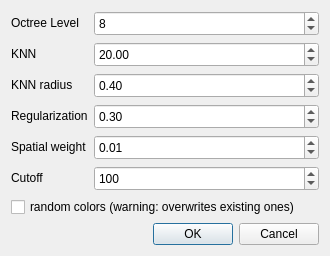
<?xml version="1.0" encoding="UTF-8"?>
<ui version="4.0">
 <class>CutPursuitDialog</class>
 <widget class="QDialog" name="CutPursuitDialog">
  <property name="geometry">
   <rect>
    <x>0</x>
    <y>0</y>
    <width>330</width>
    <height>200</height>
   </rect>
  </property>
  <property name="sizePolicy">
   <sizepolicy hsizetype="Maximum" vsizetype="Maximum">
    <horstretch>0</horstretch>
    <verstretch>0</verstretch>
   </sizepolicy>
  </property>
  <property name="windowTitle">
   <string>Cut Pursuit</string>
  </property>
  <layout class="QVBoxLayout" name="verticalLayout">
   <item>
    <layout class="QFormLayout" name="formLayout">
     <item row="0" column="0">
      <widget class="QLabel" name="label">
       <property name="toolTip">
        <string>Grid subdivision level: the greater, the finest</string>
       </property>
       <property name="text">
        <string>Octree Level</string>
       </property>
      </widget>
     </item>
     <item row="0" column="1">
      <widget class="ccOctreeSpinBox" name="octreeLevelSpinBox">
       <property name="minimumSize">
        <size>
         <width>0</width>
         <height>25</height>
        </size>
       </property>
       <property name="minimum">
        <number>1</number>
       </property>
       <property name="maximum">
        <number>10</number>
       </property>
       <property name="value">
        <number>8</number>
       </property>
      </widget>
     </item>
     <item row="1" column="0">
      <widget class="QLabel" name="label_2">
       <property name="toolTip">
        <string>Max number of nearest neighbors search</string>
       </property>
       <property name="text">
        <string>KNN</string>
       </property>
      </widget>
     </item>
     <item row="1" column="1">
      <widget class="QDoubleSpinBox" name="knnSpinBox">
       <property name="minimumSize">
        <size>
         <width>0</width>
         <height>25</height>
        </size>
       </property>
       <property name="minimum">
        <number>0</number>
       </property>
       <property name="maximum">
        <number>10000</number>
       </property>
       <property name="singleStep">
        <number>1</number>
       </property>
       <property name="value">
        <number>20</number>
       </property>
      </widget>
     </item>
     <item row="2" column="0">
      <widget class="QLabel" name="label_3">
       <property name="toolTip">
        <string>Max search distance</string>
       </property>
       <property name="text">
        <string>KNN radius</string>
       </property>
      </widget>
     </item>
     <item row="2" column="1">
      <widget class="QDoubleSpinBox" name="knnRadiusSpinBox">
       <property name="minimumSize">
        <size>
         <width>0</width>
         <height>25</height>
        </size>
       </property>
       <property name="minimum">
        <double>0</double>
       </property>
       <property name="maximum">
        <double>100</double>
       </property>
       <property name="singleStep">
        <double>0.1</double>
       </property>
       <property name="value">
        <double>0.4</double>
       </property>
      </widget>
     </item>
     <item row="3" column="0">
      <widget class="QLabel" name="label_4">
       <property name="toolTip">
        <string>Regularization</string>
       </property>
       <property name="text">
        <string>Regularization</string>
       </property>
      </widget>
     </item>
     <item row="3" column="1">
      <widget class="QDoubleSpinBox" name="regularizationSpinBox">
       <property name="minimumSize">
        <size>
         <width>0</width>
         <height>25</height>
        </size>
       </property>
       <property name="minimum">
        <double>0</double>
       </property>
       <property name="maximum">
        <double>1</double>
       </property>
       <property name="singleStep">
        <double>0.1</double>
       </property>
       <property name="value">
        <double>0.3</double>
       </property>
      </widget>
     </item>
     <item row="4" column="0">
      <widget class="QLabel" name="label_5">
       <property name="toolTip">
        <string>Spatial influence in loss</string>
       </property>
       <property name="text">
        <string>Spatial weight</string>
       </property>
      </widget>
     </item>
     <item row="4" column="1">
      <widget class="QDoubleSpinBox" name="spatialWeightSpinBox">
       <property name="minimumSize">
        <size>
         <width>0</width>
         <height>25</height>
        </size>
       </property>
       <property name="minimum">
        <double>1e-05</double>
       </property>
       <property name="maximum">
        <double>1</double>
       </property>
       <property name="singleStep">
        <double>0.001</double>
       </property>
       <property name="value">
        <double>0.01</double>
       </property>
      </widget>
     </item>
     <item row="5" column="0">
      <widget class="QLabel" name="label_6">
       <property name="toolTip">
        <string>Points cutoff</string>
       </property>
       <property name="text">
        <string>Cutoff</string>
       </property>
      </widget>
     </item>
     <item row="5" column="1">
      <widget class="QSpinBox" name="cutoffSpinBox">
       <property name="minimumSize">
        <size>
         <width>0</width>
         <height>25</height>
        </size>
       </property>
       <property name="minimum">
        <number>1</number>
       </property>
       <property name="maximum">
        <number>100000</number>
       </property>
       <property name="singleStep">
        <number>10</number>
       </property>
       <property name="value">
        <number>100</number>
       </property>
      </widget>
     </item>
    </layout>
   </item>
   <item>
    <widget class="QCheckBox" name="randomColorsCheckBox">
     <property name="text">
      <string>random colors (warning: overwrites existing ones)</string>
     </property>
    </widget>
   </item>
   <item>
    <spacer name="verticalSpacer">
     <property name="orientation">
      <enum>Qt::Vertical</enum>
     </property>
     <property name="sizeHint" stdset="0">
      <size>
       <width>20</width>
       <height>40</height>
      </size>
     </property>
    </spacer>
   </item>
   <item>
    <widget class="QDialogButtonBox" name="buttonBox">
     <property name="orientation">
      <enum>Qt::Horizontal</enum>
     </property>
     <property name="standardButtons">
      <set>QDialogButtonBox::Cancel|QDialogButtonBox::Ok</set>
     </property>
    </widget>
   </item>
  </layout>
 </widget>
 <customwidgets>
  <customwidget>
   <class>ccOctreeSpinBox</class>
   <extends>QSpinBox</extends>
   <header location="global">ccOctreeSpinBox.h</header>
  </customwidget>
 </customwidgets>
 <resources/>
 <connections>
  <connection>
   <sender>buttonBox</sender>
   <signal>accepted()</signal>
   <receiver>CutPursuitDialog</receiver>
   <slot>accept()</slot>
   <hints>
    <hint type="sourcelabel">
     <x>248</x>
     <y>254</y>
    </hint>
    <hint type="destinationlabel">
     <x>157</x>
     <y>274</y>
    </hint>
   </hints>
  </connection>
  <connection>
   <sender>buttonBox</sender>
   <signal>rejected()</signal>
   <receiver>CutPursuitDialog</receiver>
   <slot>reject()</slot>
   <hints>
    <hint type="sourcelabel">
     <x>316</x>
     <y>260</y>
    </hint>
    <hint type="destinationlabel">
     <x>286</x>
     <y>274</y>
    </hint>
   </hints>
  </connection>
 </connections>
</ui>
